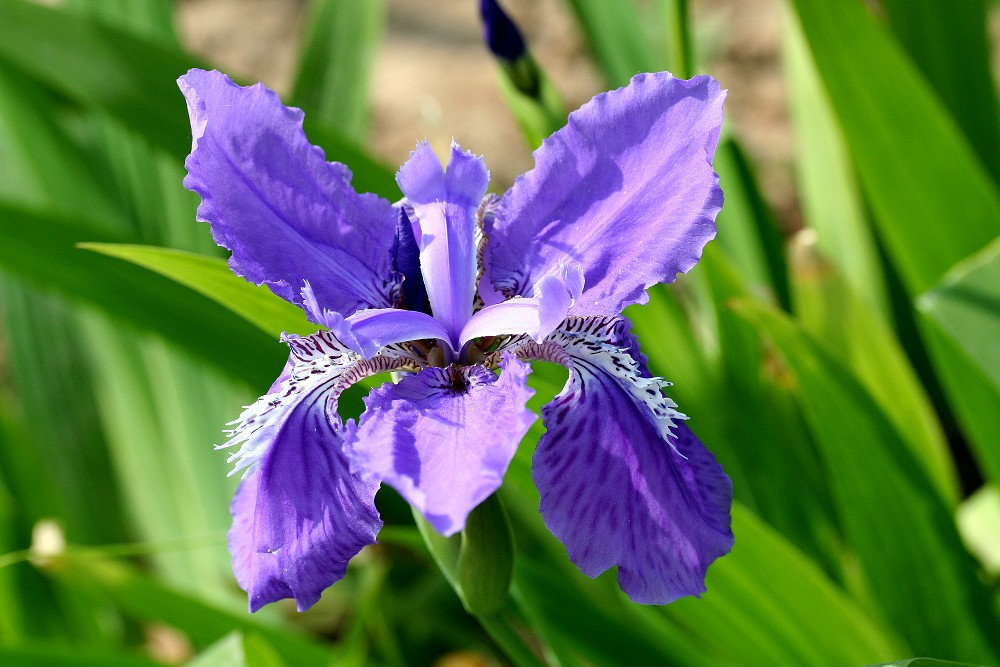
#> input picture learning/16.Clustering/flower2.png, 1000 x 667 px
$ python 16.3.VectorQuantization.py   (older library calls are emulated)
#> lines starting #> are read from the running program, lines starting #| are printed output that depends on the picture
#> further down, im is the input picture: PIL image 1000x667 RGB; mean R, G, B 98.2, 121.2, 83.4
# !/usr/bin/python
# -*- coding: utf-8 -*-

from PIL import Image
import numpy as np
from sklearn.cluster import KMeans
import matplotlib
import matplotlib.pyplot as plt
from mpl_toolkits.mplot3d import Axes3D


def restore_image(cb, cluster, shape):
    row, col, dummy = shape
    image = np.empty((row, col, 3))
    index = 0
    for r in range(row):
        for c in range(col):
            image[r, c] = cb[cluster[index]]
            index += 1
    return image


def show_scatter(a):
    N = 10
    print ('原始数据：\n', a)
#> (printed output is left out)
    density, edges = np.histogramdd(a, bins=[N,N,N], range=[(0,1), (0,1), (0,1)])
#> edges = [[0, 0.1, 0.2, 0.3, 0.4, 0.5, 0.6, 0.7, 0.8, 0.9, 1], [0, 0.1, 0.2, 0.3, 0.4, 0.5, 0.6, 0.7, 0.8, 0.9, 1], [0, 0.1, 0.2, 0.3, 0.4, 0.5, 0.6, 0.7, 0.8, 0.9, 1]]
    density /= density.max()
    x = y = z = np.arange(N)
    d = np.meshgrid(x, y, z)

    fig = plt.figure(1, facecolor='w')
    ax = fig.add_subplot(111, projection='3d')
    ax.scatter(d[1], d[0], d[2], c='r', s=100*density, marker='o', depthshade=True)
    ax.set_xlabel(u'红色分量')
    ax.set_ylabel(u'绿色分量')
    ax.set_zlabel(u'蓝色分量')
    plt.title(u'图像颜色三维频数分布', fontsize=20)

    plt.figure(2, facecolor='w')
    den = density[density > 0]
#> den = 381 values, max 1 at index 35, min 2.03e-05 at index 38, mean 0.0356
    den = np.sort(den)[::-1]
#> den = 381 values, max 1 at index 0, min 2.03e-05 at index 365, mean 0.0356
    t = np.arange(len(den))
#> t = 381 values from 0 to 380
    plt.plot(t, den, 'r-', t, den, 'go', lw=2)
    plt.title(u'图像颜色频数分布', fontsize=18)
    plt.grid(True)

    plt.show()
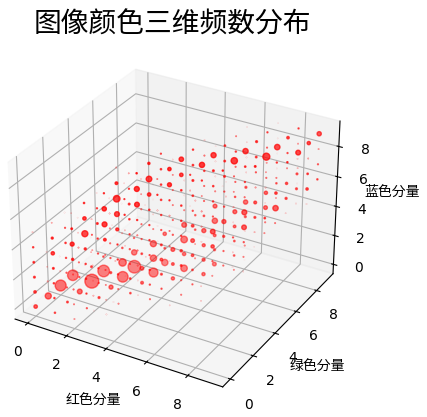
#> figure drawn by matplotlib, 1 panel
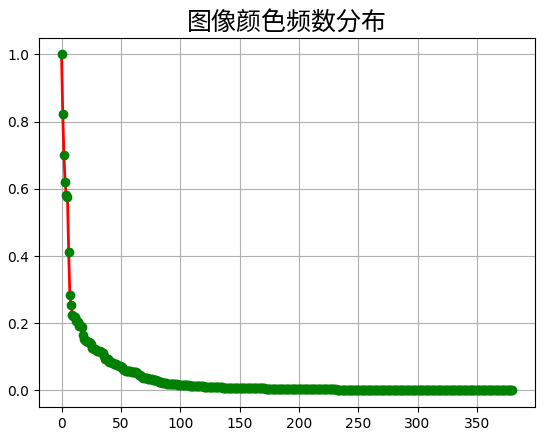
#> figure drawn by matplotlib, 1 panel; curve peaks at x = 0, y = 1; curve peaks at x = 0, y = 1


if __name__ == '__main__':
    matplotlib.rcParams['font.sans-serif'] = [u'SimHei']
    matplotlib.rcParams['axes.unicode_minus'] = False

    num_vq = 256
    im = Image.open('flower2.png')
    # num_vq = 2
    # im = Image.open('flower.png')     # son.bmp(100)/flower2.png(200)/son.png(60)/lena.png(50)
    image = np.array(im).astype(np.float) / 255
    image = image[:, :, :3]
    image_v = image.reshape((-1, 3))
    model = KMeans(num_vq)
    show_scatter(image_v)

    N = image_v.shape[0]    # 图像像素总数
#> N = 667000
    # 选择足够多的样本(如1000个)，计算聚类中心
    idx = np.random.randint(0, N, size=1000)
    image_sample = image_v[idx]
#> image_sample = 1000 rows, first 8: [0.482, 0.675, 0.216], [0.18, 0.467, 0.00392], [0.157, 0.38, 0.00784], [0.404, 0.282, 0.788], [0.471, 0.588, 0.11], [0.0667, 0.333, 0], [0.506, 0.396, 0.839], [0.0118, 0.239, 0.00784]
    model.fit(image_sample)
    c = model.predict(image_v)  # 聚类结果
    print ('聚类结果：\n', c)
#> (printed output is left out)
    print ('聚类中心：\n', model.cluster_centers_)

    plt.figure(figsize=(15, 8), facecolor='w')
    plt.subplot(121)
    plt.axis('off')
    plt.title(u'原始图片', fontsize=18)
    plt.imshow(image)
    # plt.savefig('1.png')

    plt.subplot(122)
    vq_image = restore_image(model.cluster_centers_, c, image.shape)
#> after the loop in restore_image, `for r in range(row):`: index = 667000
    plt.axis('off')
    plt.title(u'矢量量化后图片：%d色' % num_vq, fontsize=20)
    plt.imshow(vq_image)
    # plt.savefig('2.png')

#> (the run stopped early here; a loop or call above may not have finished)

$ run again, with learning/16.Clustering/son.bmp saved as learning/16.Clustering/flower2.png
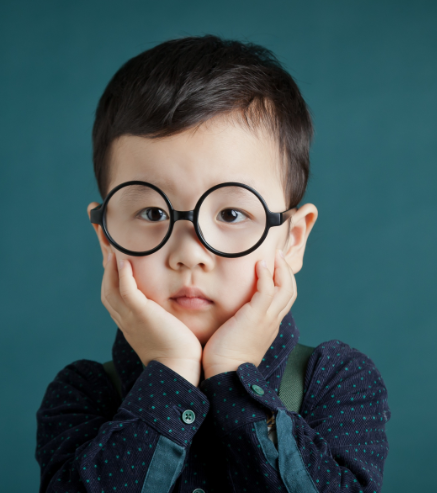
#> input picture learning/16.Clustering/son.bmp, 437 x 493 px
#> im is the input picture: PIL image 437x493 RGB; mean R, G, B 64.9, 86.7, 89.8
#> (printed output is left out)
#> edges = [[0, 0.1, 0.2, 0.3, 0.4, 0.5, 0.6, 0.7, 0.8, 0.9, 1], [0, 0.1, 0.2, 0.3, 0.4, 0.5, 0.6, 0.7, 0.8, 0.9, 1], [0, 0.1, 0.2, 0.3, 0.4, 0.5, 0.6, 0.7, 0.8, 0.9, 1]]
#> in show_scatter, `den = density[density > 0]`: den = 154 values, max 1 at index 25, min 1.93e-05 at index 30, mean 0.027
#> in show_scatter, `den = np.sort(den)[::-1]`: den = 154 values, max 1 at index 0, min 1.93e-05 at index 147, mean 0.027
#> t = 154 values from 0 to 153
#> in show_scatter, `plt.show()`:
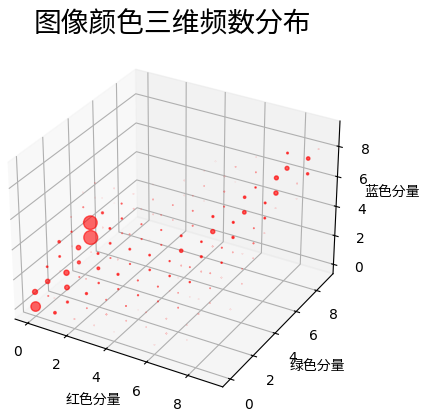
#> figure drawn by matplotlib, 1 panel
#> in show_scatter, `plt.show()`:
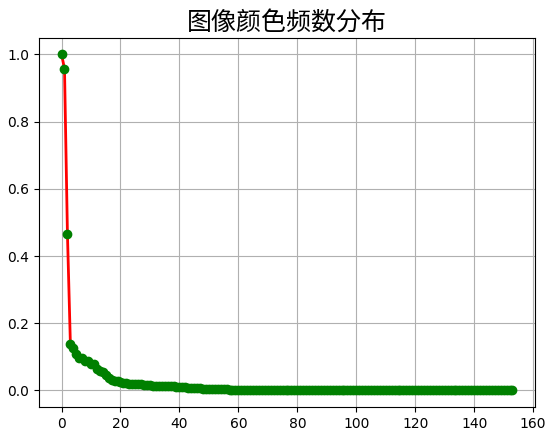
#> figure drawn by matplotlib, 1 panel; curve peaks at x = 0, y = 1; curve peaks at x = 0, y = 1
#> image_sample = 1000 rows, first 8: [0.0157, 0.0275, 0.051], [0.188, 0.349, 0.373], [0.11, 0.133, 0.2], [0.18, 0.392, 0.431], [0.165, 0.373, 0.404], [0.855, 0.788, 0.714], [0.635, 0.682, 0.722], [0.631, 0.502, 0.42]
#> (printed output is left out)
#> after the loop in restore_image, `for r in range(row):`: index = 215441
